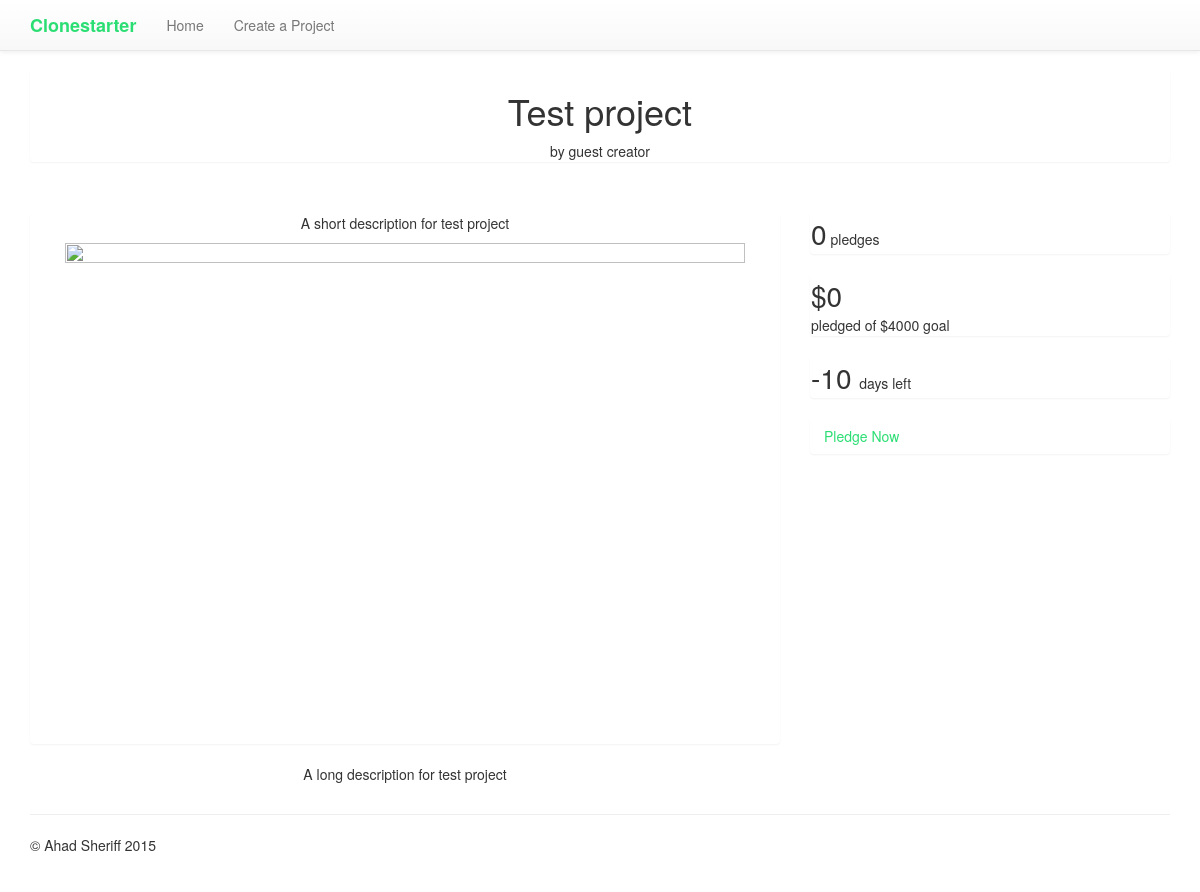
/projects/1/, run on the app's committed database.
### clonestarter/models.py (models this page shows)
class Project(db.Model):
    id = db.Column(db.Integer, primary_key=True)
    member_id = db.Column(db.Integer, db.ForeignKey('member.id'), nullable=False)
    name = db.Column(db.String(100))
    short_description = db.Column(db.Text)
    long_description = db.Column(db.Text)
    goal_amount = db.Column(db.Integer)
    time_start = db.Column(db.DateTime)
    time_end = db.Column(db.DateTime)
    time_created = db.Column(db.DateTime)
    pledges = db.relationship('Pledge', backref='project', foreign_keys='Pledge.project_id')
    @property
    def num_pledges(self):
        return len(self.pledges)
    @property
    def total_pledges(self):
        total_pledges = db.session.query(func.sum(Pledge.amount)).filter(Pledge.project_id == self.id).one()[0]
        if total_pledges is None:
            total_pledges = 0
        return total_pledges
    @property
    def num_days_left(self):
        now = datetime.datetime.now()
        num_days_left = (self.time_end - now).days
        return num_days_left

class Member(db.Model):
    id = db.Column(db.Integer, primary_key=True)
    first_name = db.Column(db.String(100))
    last_name = db.Column(db.String(100))
    project = db.relationship('Project', backref='creator')
    pledges = db.relationship('Pledge', backref='member', foreign_keys='Pledge.member_id')

### clonestarter/__init__.py (the view)
@app.route('/projects/<int:project_id>/')
def project_detail(project_id):
	project = db.session.query(Project).get(project_id)
	if project is None:
		abort(404)
	return render_template("project_detail.html", project = project)

### clonestarter/templates/project_detail.html (shortened to what this page needs)
{% extends "base.html" %}
{% set active_page = "project_detail" %}
{% block content %}
	<div class="row">
		<div class="col-sm-12" style="border: 0px solid #F00">
			<div class="panel">
				<h1 class="text-center">{{ project.name }}</h1>
				<div class="text-center"> by {{ project.creator.first_name }} {{ project.creator.last_name }}</div>
			</div>
		</div>
	</div>
	<div class="col-xs-12" style="height:30px;"></div>
	<div class="row">
		<div class="col-sm-8" style="border: 0px solid #F00">
			<div class="panel">
				<p class="text-center">{{ project.short_description }}</p>
				<img class="img-responsive center-block" src="{{ project.image_path }}" width="680" height="500">
			</div>
			<div>
				<p class="text-center">{{ project.long_description }}</p>
			</div>
		</div>
		<div class="col-sm-4" style="border: 0px solid #F00">
			<div class="panel">
				<span class="project-vitals">{{ project.num_pledges }}</span> pledges
			</div>
			<div class="panel">
				<span class="project-vitals"> ${{ project.total_pledges }} </span> <br/>pledged of ${{ project.goal_amount }} goal
			</div>
			<div class="panel">
				<span class="project-vitals"> {{ project.num_days_left }} </span>days left
			</div>
			<div class="panel">
				<a href=# class="btn btn-clonestarter">Pledge Now</a>
			</div>
		</div>
	</div>
{% endblock content %}

### clonestarter/templates/base.html (shortened to what this page needs)
<!DOCTYPE html>
<html lang="en">
<head>
  <link rel="stylesheet" href="https://maxcdn.bootstrapcdn.com/bootstrap/3.3.6/css/bootstrap.min.css">
  <link rel="stylesheet" href="https://maxcdn.bootstrapcdn.com/bootstrap/3.3.6/css/bootstrap-theme.min.css">
  <link href="/static/theme.css" rel="stylesheet">
    </head>
    <body role="document">
      <nav class="navbar navbar-default navbar-fixed-top">
        <div class="container">
          <div class="navbar-header">
            <a class="navbar-brand" href="#">Clonestarter</a>
          </div>
          <div id="navbar" class="navbar-collapse collapse">
            <ul class="nav navbar-nav">
              <li {% if active_page == 'index' %} class="active" {% endif %}><a href="/">Home</a></li>
              <li {% if active_page == 'create' %} class="active" {% endif %}><a href="{{ url_for('create') }}">Create a Project</a></li>
            </ul>
          </div>
        </div>
      </nav>
      <div class="container theme-showcase" role="main">
        {% block content %}
        {% endblock content %}
        <hr>
        <footer>
          <p>&copy; Ahad Sheriff 2015</p>
        </footer>
      </div>
  </body>
  </html>

### clonestarter/static/theme.css (style rules this page uses)
body { padding-top: 70px; padding-bottom: 30px; }
.project-vitals { font-size: 2em; }
.navbar-default .navbar-brand { color:#2bde73; font-weight: bold; }
a { color:#2bde73; }

### data on the page
Project: name "Test project", short_description "A short description for test project", long_description "A long description for test project", goal_amount "4000", num_days_left "-10"
Member: creator.first_name "guest", creator.last_name "creator"

### other printed values
{{ project.num_pledges }} "0"
{{ project.total_pledges }} "0"
